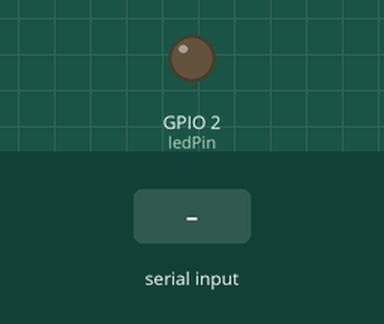
Simulated run of this sketch. Board: ESP32. Shown: output pins drawn as LEDs (lit = HIGH). Inputs (shaded band) come from the test bench. WiFi joins after 1.5 s; servers stay silent unless stated; the local clock reads 2024-03-15 10:24:30 at power-on unless the sketch sets it; nothing arrives over Bluetooth unless stated; what the sketch prints to the serial monitor is not drawn.

Above: at 2.7 s.
2.8 s: "1" received over the second serial link
At 4.2 s:
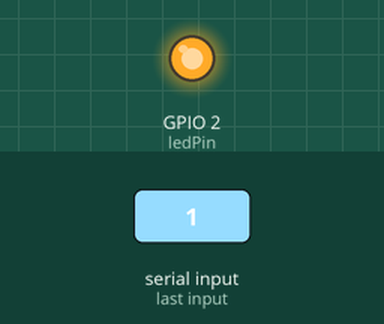
4.5 s: "0" received over the second serial link
At 5.6 s:
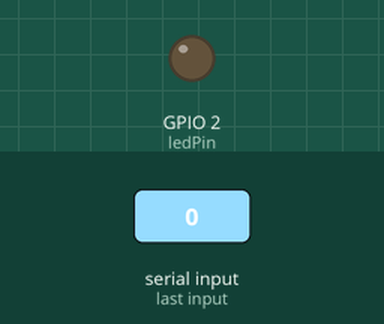
Timing chart, 0 to 7.5 s (numbered marks = the images above; inputs shaded):
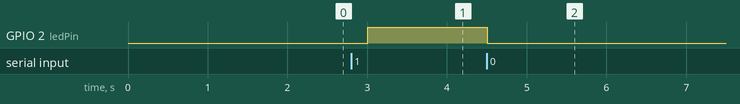

The sketch:

DriveAssistant.ino
```cpp
#include <WiFi.h>
#include <BluetoothSerial.h>
#include "time.h"

const int ledPin = 2; // LED pin
bool ledState = LOW;

BluetoothSerial SerialBT;

void printLocalTime()
{
  struct tm timeinfo;
  if(!getLocalTime(&timeinfo)){
    Serial.println("Failed to obtain time");
    return;
  }
  Serial.println(&timeinfo, "%A, %B %d %Y %H:%M:%S");
}

void checkAndToggleLED()
{
  struct tm timeinfo;
  if(!getLocalTime(&timeinfo)){
    Serial.println("Failed to obtain time");
    return;
  }

  // Check if 10 seconds before an even minute
  if (timeinfo.tm_sec == 50 && timeinfo.tm_min % 2 != 0) {
    ledState = !ledState; // Toggle LED state
    digitalWrite(ledPin, ledState); // Update LED
    delay(10000);
    ledState = !ledState; // Toggle LED state
    digitalWrite(ledPin, ledState); // Update LED
  }
}

void setup()
{
  Serial.begin(115200);

  pinMode(ledPin, OUTPUT); // Initialize LED pin as an output
  digitalWrite(ledPin, ledState); // Set initial LED state

  // Connect to WiFi
  const char* ssid       = "Stefan se Seintoring";
  const char* password   = "appels21";
  Serial.printf("Connecting to %s ", ssid);
  WiFi.begin(ssid, password);
  while (WiFi.status() != WL_CONNECTED) {
      delay(500);
      Serial.print(".");
  }
  Serial.println(" CONNECTED");

  // Initialize and get the time
  const char* ntpServer = "pool.ntp.org";
  const long  gmtOffset_sec = 7200;
  const int   daylightOffset_sec = 0;
  configTime(gmtOffset_sec, daylightOffset_sec, ntpServer);
  printLocalTime();

  // Disconnect WiFi as it's no longer needed
  WiFi.disconnect(true);
  WiFi.mode(WIFI_OFF);

  // Initialize Bluetooth
  SerialBT.begin("ESP32"); // Bluetooth device name
  Serial.println("Bluetooth Started. Pair with 'ESP32'.");
}

void loop()
{
  delay(300); // Check every second
  checkAndToggleLED();

  if (SerialBT.available()) {
    char incomingChar = SerialBT.read();
    if (incomingChar == '1') {
      ledState = HIGH;
      digitalWrite(ledPin, ledState);
      SerialBT.println("LED turned ON");
    } else if (incomingChar == '0') {
      ledState = LOW;
      digitalWrite(ledPin, ledState);
      SerialBT.println("LED turned OFF");
    }
  }
}
```

Measured:
- after the input at 2.8 s, GPIO 2 (ledPin): LOW → HIGH after 0.21 s
- after the input at 4.5 s, GPIO 2 (ledPin): HIGH → LOW at once
